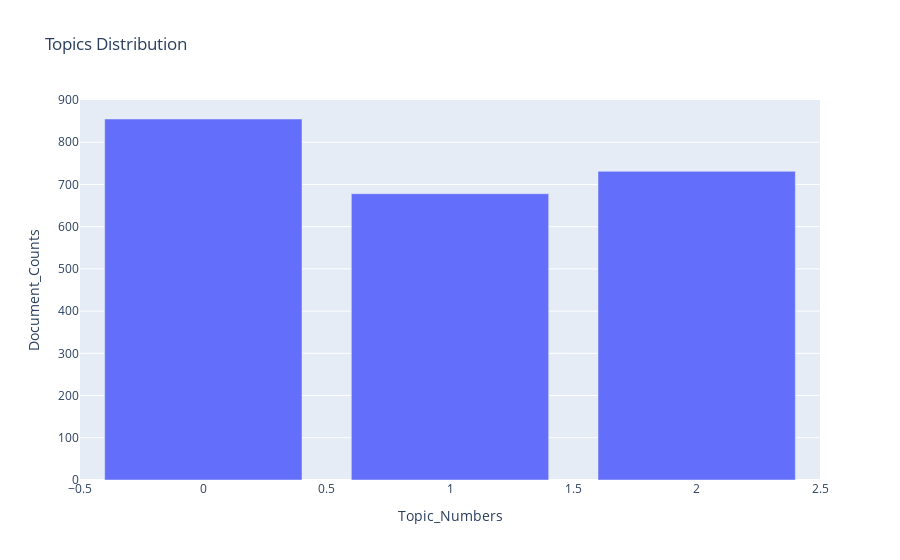

Notebook source saved alongside this figure:
### Markdown cell above
Topics that can be inferred are:

1. Topic Number: 0
   - Probable topic title: Company Events
   - Key terms: 'kerala, strike, employees, citu, md, management, gold_loan, company, kochi, state'

<br>

2. Topic Number: 1
   - Probable topic title: General Discussion
   - Key terms: 'gold, company, mutual_fund, buy, kerala, bank, business, crore, loan, branches_kerala'

<br>

3. Topic Number: 2
   - Probable topic title: Stocks
   - Key terms: 'kerala, gold_loan, today, india, visit, stocks, gold, employees, issue, buy'

### Code cell
pre_dist, fig = processor.plot_topic_distribution(pre_df_topic_sents_keywords)
fig.show()

### Figure 1 — Plotly figure (JSON) as saved in the notebook; plotly's stock layout.template omitted (floating-point values rounded to 4 significant figures)
{"data": [{"alignmentgroup": "True", "hovertemplate": "Topic_Numbers=%{x}<br>Document_Counts=%{y}<extra></extra>", "legendgroup": "", "marker": {"color": "#636efa", "pattern": {"shape": ""}}, "name": "", "offsetgroup": "", "orientation": "v", "showlegend": false, "textposition": "auto", "type": "bar", "x": [0, 2, 1], "xaxis": "x", "y": [855, 731, 678], "yaxis": "y"}], "layout": {"barmode": "relative", "legend": {"tracegroupgap": 0}, "title": {"text": "Topics Distribution"}, "xaxis": {"anchor": "y", "domain": [0, 1], "title": {"text": "Topic_Numbers"}}, "yaxis": {"anchor": "x", "domain": [0, 1], "title": {"text": "Document_Counts"}}}}
